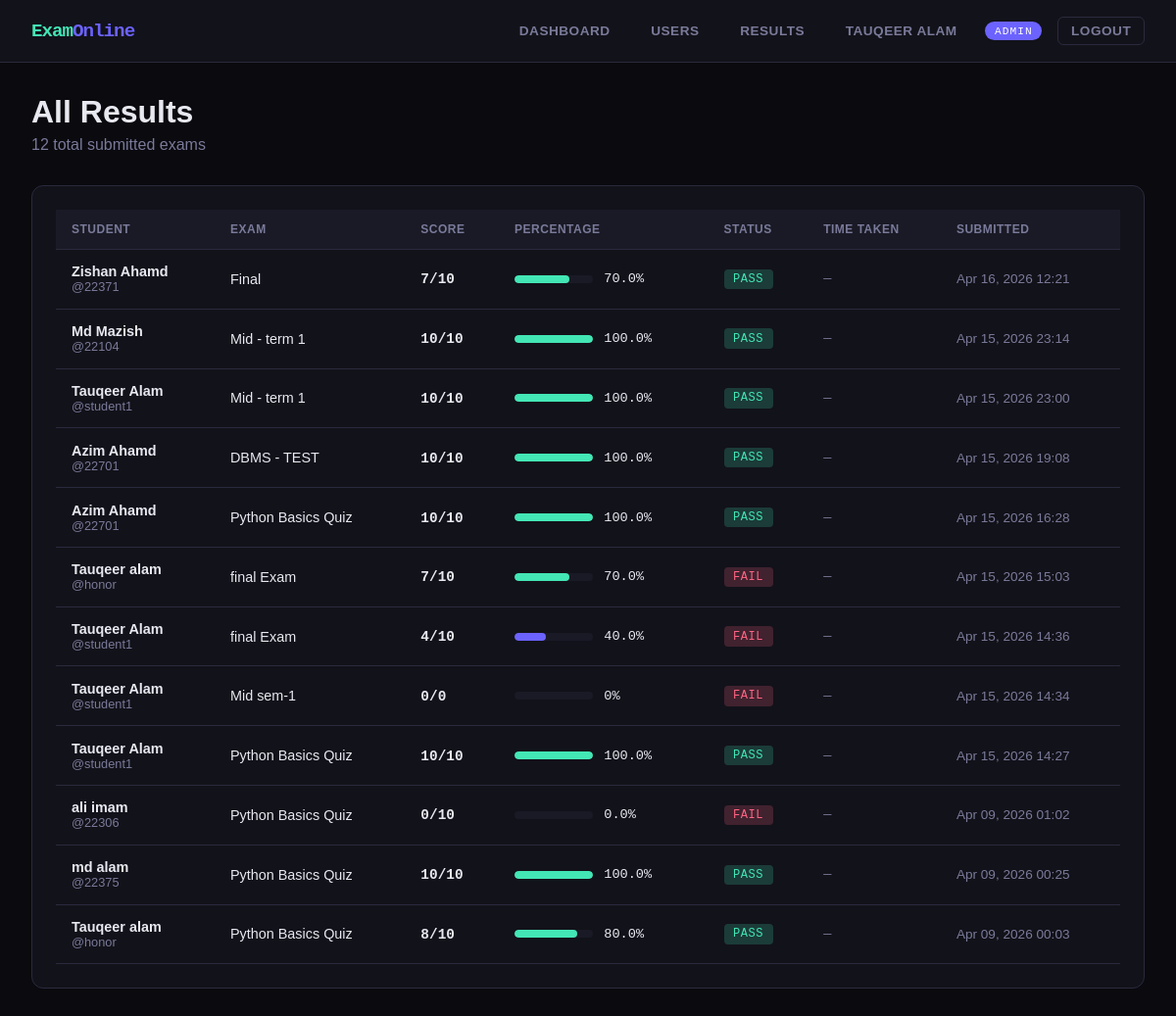
The page /all-results/ (signed in) on the database its author committed.
### accounts/models.py (models this page shows, shortened)
class User(AbstractUser):
    ROLE_CHOICES = [('admin', 'Admin'), ('teacher', 'Teacher'), ('student', 'Student')]
    role = models.CharField(max_length=10, choices=ROLE_CHOICES, default='student')
    phone = models.CharField(max_length=15, blank=True)
    profile_pic = models.CharField(max_length=200, blank=True)
    bio = models.TextField(blank=True)
    created_at = models.DateTimeField(auto_now_add=True)

### exams/models.py (models this page shows, shortened)
class ExamAttempt(models.Model):
    exam = models.ForeignKey(Exam, on_delete=models.CASCADE, related_name='attempts')
    student = models.ForeignKey(User, on_delete=models.CASCADE)
    started_at = models.DateTimeField(auto_now_add=True)
    submitted_at = models.DateTimeField(null=True, blank=True)
    score = models.IntegerField(default=0)
    total_marks = models.IntegerField(default=0)
    is_submitted = models.BooleanField(default=False)
    class Meta:
        unique_together = (('exam', 'student'),)
    @property
    def percentage(self):
        if self.total_marks == 0:
            return 0
        return round((self.score / self.total_marks) * 100, 2)
    @property
    def passed(self):
        return self.score >= self.exam.pass_marks

class Exam(models.Model):
    title = models.CharField(max_length=200)
    subject = models.ForeignKey(Subject, on_delete=models.CASCADE)
    description = models.TextField(blank=True)
    duration_minutes = models.PositiveIntegerField(default=60)
    total_marks = models.IntegerField(default=0)
    pass_marks = models.IntegerField(default=0)
    start_time = models.DateTimeField()
    end_time = models.DateTimeField()
    questions = models.ManyToManyField(Question, blank=True)
    created_by = models.ForeignKey(User, on_delete=models.CASCADE)
    is_active = models.BooleanField(default=True)
    shuffle_questions = models.BooleanField(default=False)
    created_at = models.DateTimeField(auto_now_add=True)

### exams/views.py (the view)
# urls.py: path('all-results/', ev.all_results, name='all_results'),
@login_required
def all_results(request):
    if request.user.role != 'admin':
        return redirect('dashboard')
    results = ExamAttempt.objects.filter(is_submitted=True).select_related('student','exam').order_by('-submitted_at')
    return render(request, 'exams/all_results.html', {'results': results})

### templates/exams/all_results.html (shortened to what this page needs)
{% extends 'base.html' %}
{% block content %}
<div class="container">
  <div class="page-header">
    <h1>All Results</h1>
    <p>{{ results.count }} total submitted exams</p>
  </div>
  <div class="card">
    <div class="table-wrap">
      <table>
        <thead>
          <tr><th>Student</th><th>Exam</th><th>Score</th><th>Percentage</th><th>Status</th><th>Time Taken</th><th>Submitted</th></tr>
        </thead>
        <tbody>
          {% for r in results %}
          <tr>
            <td>
              <div style="font-weight:600">{{ r.student.get_full_name|default:r.student.username }}</div>
              <div style="color:var(--text-dim);font-size:.8rem">@{{ r.student.username }}</div>
            </td>
            <td>{{ r.exam.title }}</td>
            <td><span style="font-family:var(--mono);font-weight:700">{{ r.score }}/{{ r.total_marks }}</span></td>
            <td>
              <div style="display:flex;align-items:center;gap:.7rem">
                <div class="progress-bar" style="width:80px">
                  <div class="progress-fill {% if r.percentage >= 50 %}green{% endif %}" style="width:{{ r.percentage }}%"></div>
                </div>
                <span style="font-family:var(--mono);font-size:.85rem">{{ r.percentage }}%</span>
              </div>
            </td>
            <td><span class="tag {% if r.passed %}tag-pass{% else %}tag-fail{% endif %}">{% if r.passed %}PASS{% else %}FAIL{% endif %}</span></td>
            <td style="font-family:var(--mono);font-size:.85rem;color:var(--text-dim)">
              {% if r.time_taken %}{{ r.time_taken }}s{% else %}—{% endif %}
            </td>
            <td style="color:var(--text-dim);font-size:.85rem">{{ r.submitted_at|date:"M d, Y H:i" }}</td>
          </tr>
          {% empty %}
          <tr><td colspan="7" style="text-align:center;padding:3rem;color:var(--text-dim)">No results yet</td></tr>
          {% endfor %}
        </tbody>
      </table>
    </div>
  </div>
</div>
{% endblock %}

### templates/base.html (shortened to what this page needs)
<!DOCTYPE html>
<html lang="en">
<head>
</head>
<body>
{% if user.is_authenticated %}
<nav class="navbar">
  <div class="nav-brand">Exam<span>Online</span></div>
  <div class="nav-links">
    {% if user.role == 'admin' %}
      <a href="{% url 'admin_dashboard' %}">Dashboard</a>
      <a href="{% url 'manage_users' %}">Users</a>
      <a href="{% url 'all_results' %}">Results</a>
    {% elif user.role == 'teacher' %}
      <a href="{% url 'teacher_dashboard' %}">Dashboard</a>
      <a href="{% url 'question_bank' %}">Questions</a>
      <a href="{% url 'create_exam' %}">New Exam</a>
    {% else %}
      <a href="{% url 'student_dashboard' %}">Dashboard</a>
      <a href="{% url 'my_results' %}">My Results</a>
    {% endif %}
    <a href="{% url 'profile' %}">{{ user.get_full_name|default:user.username }}</a>
    <span class="badge-role {{ user.role }}">{{ user.role }}</span>
    <a href="{% url 'logout' %}" class="btn btn-ghost btn-sm">Logout</a>
  </div>
</nav>
{% endif %}
<main>
{% block content %}{% endblock %}
</main>
</body>
</html>

### templates/base.html (style rules this page uses)
:root { --bg: #0a0a0f; --surface: #12121a; --surface2: #1a1a26; --border: #2a2a3e; --accent: #6c63ff; --accent2: #ff6584; --accent3: #43e6b5; --text: #e8e8f0; --text-dim: #7a7a9a; --success: #43e6b5; --danger: #ff6584; --warning: #ffd166; --radius: 12px; --mono: 'Space Mono', monospace; --sans: 'Syne', sans-serif; }
* { box-sizing: border-box; margin: 0; padding: 0; }
body { background: var(--bg); color: var(--text); font-family: var(--sans); min-height: 100vh; }
a { color: var(--accent); text-decoration: none; }
.navbar { background: var(--surface); border-bottom: 1px solid var(--border); padding: 0 2rem; height: 64px; display: flex; align-items: center; justify-content: space-between; position: sticky; top: 0; z-index: 100; backdrop-filter: blur(10px); }
.nav-brand { font-family: var(--mono); font-weight: 700; font-size: 1.2rem; color: var(--accent3); letter-spacing: -1px; }
.nav-brand span { color: var(--accent); }
.nav-links { display: flex; gap: 1rem; align-items: center; }
.nav-links a { color: var(--text-dim); font-size: .85rem; font-weight: 600; padding: .4rem .8rem; border-radius: 6px; transition: all .2s; text-transform: uppercase; letter-spacing: .5px; }
.badge-role { background: var(--accent); color: #fff; font-size: .7rem; padding: .2rem .6rem; border-radius: 20px; font-family: var(--mono); text-transform: uppercase; letter-spacing: 1px; }
.container { max-width: 1200px; margin: 0 auto; padding: 2rem; }
.page-header { margin-bottom: 2rem; }
.page-header h1 { font-size: 2rem; font-weight: 800; color: var(--text); }
.page-header p { color: var(--text-dim); margin-top: .4rem; }
.card { background: var(--surface); border: 1px solid var(--border); border-radius: var(--radius); padding: 1.5rem; transition: border-color .2s; }
.btn { display: inline-flex; align-items: center; gap: .4rem; padding: .6rem 1.2rem; border-radius: 8px; border: none; cursor: pointer; font-family: var(--sans); font-weight: 600; font-size: .85rem; transition: all .2s; text-decoration: none; letter-spacing: .3px; }
.btn-ghost { background: transparent; color: var(--text-dim); border: 1px solid var(--border); }
.btn-sm { padding: .35rem .8rem; font-size: .8rem; }
.table-wrap { overflow-x: auto; }
table { width: 100%; border-collapse: collapse; }
thead th { background: var(--surface2); padding: .8rem 1rem; text-align: left; font-size: .75rem; color: var(--text-dim); text-transform: uppercase; letter-spacing: .5px; border-bottom: 1px solid var(--border); }
tbody td { padding: .9rem 1rem; border-bottom: 1px solid var(--border); font-size: .9rem; }
.tag { display: inline-block; padding: .2rem .6rem; border-radius: 4px; font-size: .75rem; font-family: var(--mono); text-transform: uppercase; letter-spacing: .5px; }
.tag-pass { background: rgba(67,230,181,.2); color: var(--accent3); }
.tag-fail { background: rgba(255,101,132,.2); color: var(--accent2); }
.progress-bar { background: var(--surface2); border-radius: 10px; height: 8px; overflow: hidden; }
.progress-fill { height: 100%; background: var(--accent); border-radius: 10px; transition: width .5s; }
.progress-fill.green { background: var(--accent3); }

### rows shown on the page
User: get_full_name "TAUQEER ALAM", role "ADMIN"
ExamAttempt: student.get_full_name "Zishan Ahamd", student.username "22371", exam "Final", score "7", total_marks "10", percentage "70.0", shows "PASS", submitted_at "Apr 16, 2026 12:21"
ExamAttempt: student.get_full_name "Md Mazish", student.username "22104", exam "Mid - term 1", score "10", total_marks "10", percentage "100.0", shows "PASS", submitted_at "Apr 15, 2026 23:14"
ExamAttempt: student.get_full_name "Tauqeer Alam", student.username "student1", exam "Mid - term 1", score "10", total_marks "10", percentage "100.0", shows "PASS", submitted_at "Apr 15, 2026 23:00"
ExamAttempt: student.get_full_name "Azim Ahamd", student.username "22701", exam "DBMS - TEST", score "10", total_marks "10", percentage "100.0", shows "PASS", submitted_at "Apr 15, 2026 19:08"
ExamAttempt: student.get_full_name "Azim Ahamd", student.username "22701", exam "Python Basics Quiz", score "10", total_marks "10", percentage "100.0", shows "PASS", submitted_at "Apr 15, 2026 16:28"
ExamAttempt: student.get_full_name "Tauqeer alam", student.username "honor", exam "final Exam", score "7", total_marks "10", percentage "70.0", shows "FAIL", submitted_at "Apr 15, 2026 15:03"
ExamAttempt: student.get_full_name "Tauqeer Alam", student.username "student1", exam "final Exam", score "4", total_marks "10", percentage "40.0", shows "FAIL", submitted_at "Apr 15, 2026 14:36"
ExamAttempt: student.get_full_name "Tauqeer Alam", student.username "student1", exam "Mid sem-1", score "0", total_marks "0", percentage "0", shows "FAIL", submitted_at "Apr 15, 2026 14:34"
ExamAttempt: student.get_full_name "Tauqeer Alam", student.username "student1", exam "Python Basics Quiz", score "10", total_marks "10", percentage "100.0", shows "PASS", submitted_at "Apr 15, 2026 14:27"
ExamAttempt: student.get_full_name "ali imam", student.username "22306", exam "Python Basics Quiz", score "0", total_marks "10", percentage "0.0", shows "FAIL", submitted_at "Apr 09, 2026 01:02"
ExamAttempt: student.get_full_name "md alam", student.username "22375", exam "Python Basics Quiz", score "10", total_marks "10", percentage "100.0", shows "PASS", submitted_at "Apr 09, 2026 00:25"
ExamAttempt: student.get_full_name "Tauqeer alam", student.username "honor", exam "Python Basics Quiz", score "8", total_marks "10", percentage "80.0", shows "PASS", submitted_at "Apr 09, 2026 00:03"

### other values the page prints
{{ results.count }} "12"
